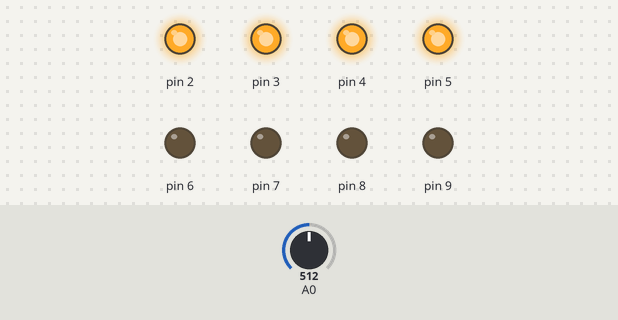
A sketch run on a simulated Arduino Uno, built with avr-gcc and run on an emulated ATmega328P. Shown: output pins drawn as LEDs (lit = HIGH). Inputs (shaded band) come from the test bench; at power-on: A0 = 512.

Above: at 1.2 s.
1.3 s: A0 set to 623
2.8 s: A0 set to 646
At 3.7 s:
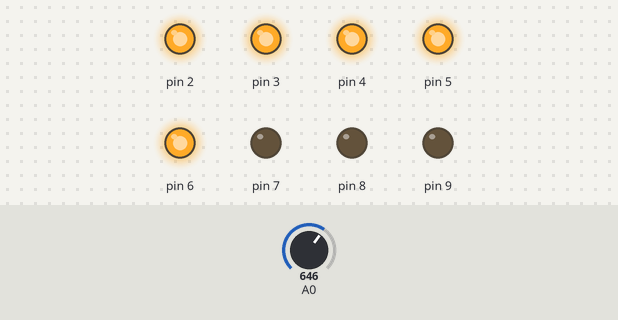
4.3 s: A0 set to 757
5.8 s: A0 set to 774
At 6.3 s:
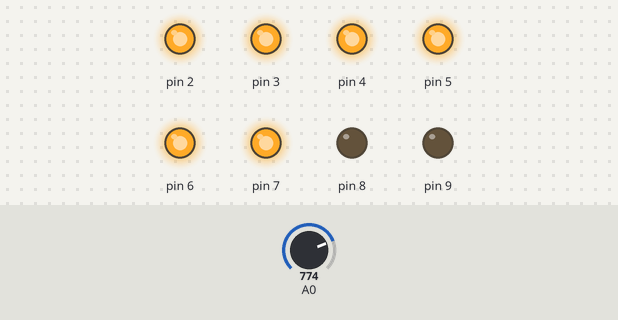
7.3 s: A0 set to 879
8.8 s: A0 set to 905
At 10.1 s:
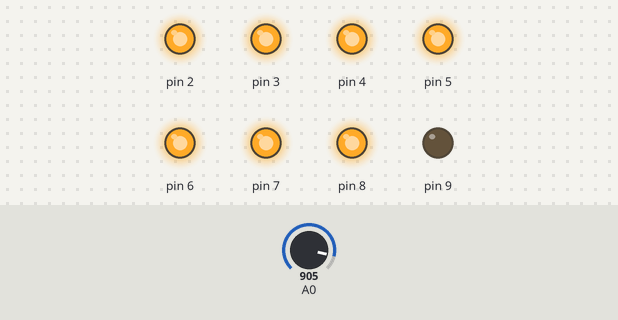
Timing chart, 0 to 11.3 s (numbered marks = the images above; inputs shaded):
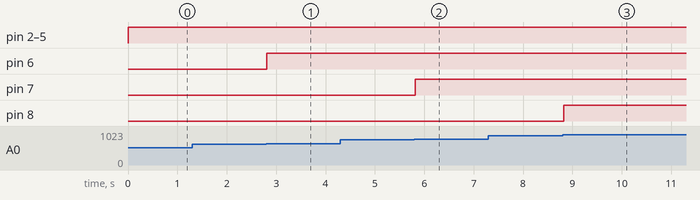

Measured:
- the behaviour switches between 638 and 639 on A0 (found by bisection; images 0 and 1)
- the behaviour switches between 766 and 767 on A0 (found by bisection; images 1 and 2)
- the behaviour switches between 894 and 895 on A0 (found by bisection; images 2 and 3)
- after the input at 1.3 s, every drawn part: stays the same
- after the input at 2.8 s, pin 6: LOW → HIGH at once
- after the input at 4.3 s, every drawn part: stays the same
- after the input at 5.8 s, pin 7: LOW → HIGH at once
- after the input at 7.3 s, every drawn part: stays the same
- after the input at 8.8 s, pin 8: LOW → HIGH at once

The sketch:

Arduino101_LEDLevel_Pot.ino
```cpp
// LED Level from Potentiometer Sketch for Arduino 101
// by Nick Borko

// function to set the LEDs to a specific level
void setLed(int level) {
  // iterate through the pins
  for (int pin = 2; pin <= 9; pin += 1) {
    // compare the pin to the level...
    if (pin < level + 2) {
      // LED is on
      digitalWrite(pin, HIGH);
    } else {
      // LED is off
      digitalWrite(pin, LOW);
    }
  }
}

void setup() {
  int pin;
  // initialize pins 2-9 to be output pins
  for (pin = 2; pin <= 9; pin += 1) {
    pinMode(pin, OUTPUT);
  }
}

void loop() {
  // read the value from the potentiometer
  // this will be a value from 0-1023
  int raw = analogRead(A0);
  // we add one to the reading to make it an even 1-1024,
  // then divide this value by 128 since we have 8 LEDs
  int scaled = (raw + 1) / 128;
  // set the LED Level
  setLed(scaled);
  // smooth out the reading a bit
  delay(50);
}

/*
 This work is licensed under the Creative Commons
 Attribution-NonCommercial-ShareAlike 3.0 Unported
 License. To view a copy of this license, visit
 http://creativecommons.org/licenses/by-nc-sa/3.0/
 or send a letter to:

 Creative Commons, 444 Castro Street
 Suite 900
 Mountain View, California, 94041, USA.
*/
```
